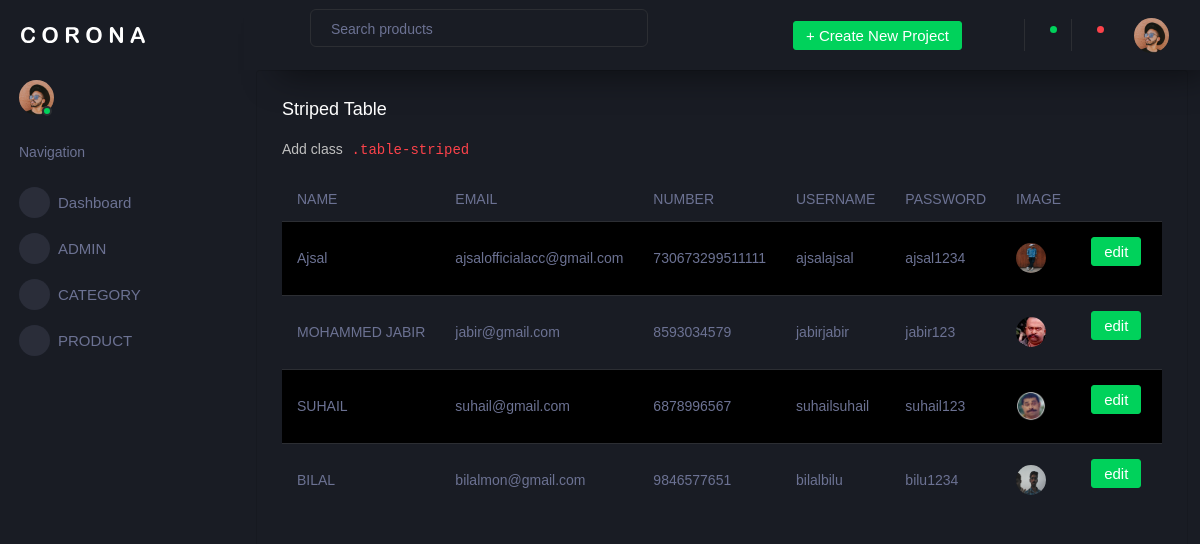
Screenshot of /backend/displayadmin/ with the database file from the repository.
### backend/models.py (models this page shows)
class admindb(models.Model):
    NAME = models.CharField(max_length=100, null=True, blank=True)
    EMAIL = models.EmailField(null=True, blank=True)
    NUMBER = models.IntegerField(null=True, blank=True)
    USERNAME = models.CharField(max_length=50, null=True, blank=True)
    PASSWORD = models.CharField(max_length=50, null=True, blank=True)
    IMAGE = models.ImageField(upload_to="profile",null=True, blank=True)

### backend/views.py (the view)
# urls.py: path('displayadmin/', views.displayadmin, name="displayadmin"),
def displayadmin(req):
    data = admindb.objects.all()
    return render(req,"displayadmin.html", {'data':data})

### backend/templates/displayadmin.html (shortened to what this page needs)
{% extends 'index.html' %}
{% block content %}
<html lang="en">
<head>
</head>
<body>
<div class="col-lg-12 grid-margin stretch-card">
                <div class="card">
                  <div class="card-body">
                    <h4 class="card-title">Striped Table</h4>
                    <p class="card-description"> Add class <code>.table-striped</code>
                    </p>
                    <div class="table-responsive">
                      <table class="table table-striped">
                        <thead>
                          <tr>
                            <th> NAME </th>
                            <th> EMAIL </th>
                            <th> NUMBER </th>
                            <th> USERNAME </th>
                            <th> PASSWORD </th>
                            <th> IMAGE</th>
                            <th>   </th>
                            <th>   </th>
                          </tr>
                        </thead>
                        <tbody>
                        {% for d in data %}
                          <tr>
                            <td>{{ d.NAME }}</td>
                            <td>{{ d.EMAIL }}</td>
                            <td>{{ d.NUMBER }} </td>
                            <td>{{ d.USERNAME }}</td>
                            <td>{{ d.PASSWORD }}</td>
                            <td>
                               <img src="{{d.IMAGE.url}}">
                            </td>
                            <td>
                              <form action="{% url 'editadminpage' dataid=d.id %}">
                              <button type="submit" class="btn btn-success">edit </button>
                              </form>
                            </td>
                            <td>
                            </td>
                          </tr>
                        {% endfor %}
                        </tbody>
                      </table>
                    </div>
                  </div>
                </div>
              </div>
</body>
</html>
{% endblock %}

### backend/templates/index.html (shortened to what this page needs)
<html lang="en">
{% load static %}
  <head>
    <link rel="stylesheet" href="{% static 'assets/vendors/mdi/css/materialdesignicons.min.css' %}">
    <link rel="stylesheet" href="{% static 'assets/vendors/css/vendor.bundle.base.css' %}">
    <link rel="stylesheet" href="{% static 'assets/vendors/jvectormap/jquery-jvectormap.css' %}">
    <link rel="stylesheet" href="{% static 'assets/vendors/flag-icon-css/css/flag-icon.min.css' %}">
    <link rel="stylesheet" href="{% static 'assets/vendors/owl-carousel-2/owl.carousel.min.css' %}">
    <link rel="stylesheet" href="{% static 'assets/vendors/owl-carousel-2/owl.theme.default.min.css' %}">
    <link rel="stylesheet" href="{% static 'assets/css/style.css' %}">
  </head>
  <body>
    <div class="container-scroller">
      <nav class="sidebar sidebar-offcanvas" id="sidebar">
        <div class="sidebar-brand-wrapper d-none d-lg-flex align-items-center justify-content-center fixed-top">
          <a class="sidebar-brand brand-logo" href="index.html"><img src="{% static 'assets/images/logo.svg' %}" alt="logo" /></a>
        </div>
        <ul class="nav">
          <li class="nav-item profile">
            <div class="profile-desc">
              <div class="profile-pic">
                <div class="count-indicator">
                  <img class="img-xs rounded-circle " src="{% static 'assets/images/faces/face15.jpg' %}" alt="">
                  <span class="count bg-success"></span>
                </div>
              </div>
              <a href="#" id="profile-dropdown" data-toggle="dropdown"><i class="mdi mdi-dots-vertical"></i></a>
            </div>
          </li>
          <li class="nav-item nav-category">
            <span class="nav-link">Navigation</span>
          </li>
          <li class="nav-item menu-items">
            <a class="nav-link" href="index.html">
              <span class="menu-icon">
                <i class="mdi mdi-speedometer"></i>
              </span>
              <span class="menu-title">Dashboard</span>
            </a>
          </li>
          <li class="nav-item menu-items">
            <a class="nav-link" data-toggle="collapse" href="#ui-basic" aria-expanded="false" aria-controls="ui-basic">
              <span class="menu-icon">
                <i class="mdi mdi-laptop"></i>
              </span>
              <span class="menu-title">ADMIN</span>
              <i class="menu-arrow"></i>
            </a>
          </li>
              <li class="nav-item menu-items">
            <a class="nav-link" data-toggle="collapse" href="#ui-basic" aria-expanded="false" aria-controls="ui-basic">
              <span class="menu-icon">
                <i class="mdi mdi-laptop"></i>
              </span>
              <span class="menu-title">CATEGORY</span>
              <i class="menu-arrow"></i>
            </a>
          </li>
                        <li class="nav-item menu-items">
            <a class="nav-link" data-toggle="collapse" href="#ui-basic" aria-expanded="false" aria-controls="ui-basic">
              <span class="menu-icon">
                <i class="mdi mdi-laptop"></i>
              </span>
              <span class="menu-title">PRODUCT</span>
              <i class="menu-arrow"></i>
            </a>
          </li>
        </ul>
      </nav>
      <div class="container-fluid page-body-wrapper">
        <nav class="navbar p-0 fixed-top d-flex flex-row">
          <div class="navbar-menu-wrapper flex-grow d-flex align-items-stretch">
            <button class="navbar-toggler navbar-toggler align-self-center" type="button" data-toggle="minimize">
              <span class="mdi mdi-menu"></span>
            </button>
            <ul class="navbar-nav w-100">
              <li class="nav-item w-100">
                <form class="nav-link mt-2 mt-md-0 d-none d-lg-flex search">
                  <input type="text" class="form-control" placeholder="Search products">
                </form>
              </li>
            </ul>
            <ul class="navbar-nav navbar-nav-right">
              <li class="nav-item dropdown d-none d-lg-block">
                <a class="nav-link btn btn-success create-new-button" id="createbuttonDropdown" data-toggle="dropdown" aria-expanded="false" href="#">+ Create New Project</a>
              </li>
              <li class="nav-item nav-settings d-none d-lg-block">
                <a class="nav-link" href="#">
                  <i class="mdi mdi-view-grid"></i>
                </a>
              </li>
              <li class="nav-item dropdown border-left">
                <a class="nav-link count-indicator dropdown-toggle" id="messageDropdown" href="#" data-toggle="dropdown" aria-expanded="false">
                  <i class="mdi mdi-email"></i>
                  <span class="count bg-success"></span>
                </a>
              </li>
              <li class="nav-item dropdown border-left">
                <a class="nav-link count-indicator dropdown-toggle" id="notificationDropdown" href="#" data-toggle="dropdown">
                  <i class="mdi mdi-bell"></i>
                  <span class="count bg-danger"></span>
                </a>
              </li>
              <li class="nav-item dropdown">
                <a class="nav-link" id="profileDropdown" href="#" data-toggle="dropdown">
                  <div class="navbar-profile">
                    <img class="img-xs rounded-circle" src="{% static 'assets/images/faces/face15.jpg' %}" alt="">
                  </div>
                </a>
              </li>
            </ul>
          </div>
        </nav>
        <div class="main-panel">
          {% block content %}{% endblock %}
        </div>
      </div>
    </div>
  </body>
</html>

### rows the page displays
admindb: NAME "Ajsal", EMAIL "ajsalofficialacc@gmail.com", NUMBER "730673299511111", USERNAME "ajsalajsal", PASSWORD "ajsal1234", IMAGE (picture)
admindb: NAME "MOHAMMED JABIR", EMAIL "jabir@gmail.com", NUMBER "8593034579", USERNAME "jabirjabir", PASSWORD "jabir123", IMAGE (picture)
admindb: NAME "SUHAIL", EMAIL "suhail@gmail.com", NUMBER "6878996567", USERNAME "suhailsuhail", PASSWORD "suhail123", IMAGE (picture)
admindb: NAME "BILAL", EMAIL "bilalmon@gmail.com", NUMBER "9846577651", USERNAME "bilalbilu", PASSWORD "bilu1234", IMAGE (picture)
